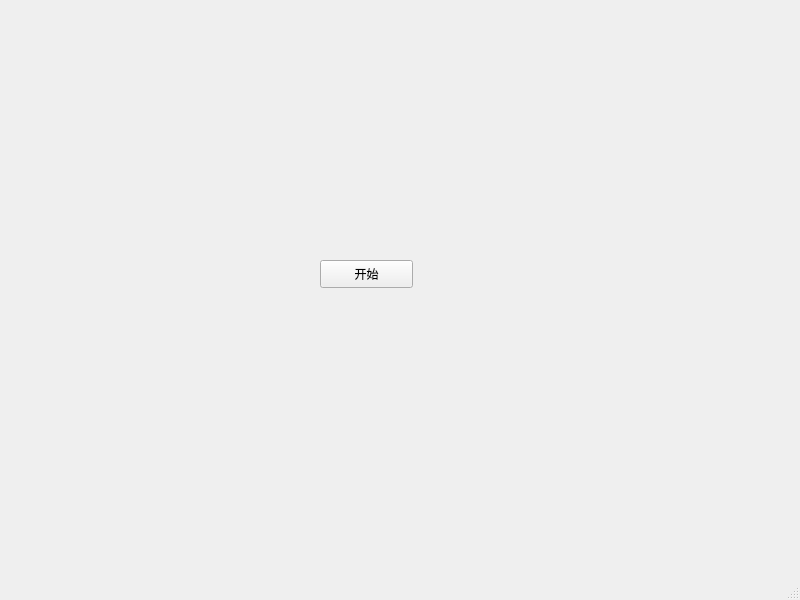
<?xml version="1.0" encoding="UTF-8"?>
<ui version="4.0">
 <class>MainWindow</class>
 <widget class="QMainWindow" name="MainWindow">
  <property name="geometry">
   <rect>
    <x>0</x>
    <y>0</y>
    <width>800</width>
    <height>600</height>
   </rect>
  </property>
  <property name="windowTitle">
   <string>MainWindow</string>
  </property>
  <widget class="QWidget" name="centralwidget">
   <widget class="QPushButton" name="beginButton">
    <property name="geometry">
     <rect>
      <x>320</x>
      <y>260</y>
      <width>93</width>
      <height>28</height>
     </rect>
    </property>
    <property name="text">
     <string>开始</string>
    </property>
   </widget>
  </widget>
  <widget class="QStatusBar" name="statusbar"/>
 </widget>
 <resources/>
 <connections/>
</ui>
